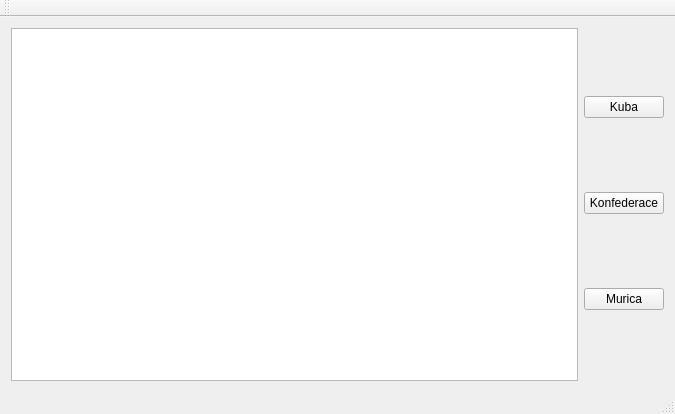
<?xml version="1.0" encoding="UTF-8"?>
<ui version="4.0">
 <class>MainWindow</class>
 <widget class="QMainWindow" name="MainWindow">
  <property name="geometry">
   <rect>
    <x>0</x>
    <y>0</y>
    <width>675</width>
    <height>414</height>
   </rect>
  </property>
  <property name="windowTitle">
   <string>MainWindow</string>
  </property>
  <widget class="QWidget" name="centralWidget">
   <layout class="QGridLayout" name="gridLayout">
    <item row="0" column="1">
     <layout class="QVBoxLayout" name="verticalLayout">
      <property name="sizeConstraint">
       <enum>QLayout::SetDefaultConstraint</enum>
      </property>
      <property name="bottomMargin">
       <number>0</number>
      </property>
      <item>
       <widget class="QPushButton" name="kuba">
        <property name="text">
         <string>Kuba</string>
        </property>
       </widget>
      </item>
      <item>
       <widget class="QPushButton" name="jizanska">
        <property name="text">
         <string>Konfederace</string>
        </property>
       </widget>
      </item>
      <item>
       <widget class="QPushButton" name="muricaButton">
        <property name="text">
         <string>Murica</string>
        </property>
       </widget>
      </item>
     </layout>
    </item>
    <item row="0" column="0">
     <widget class="QGraphicsView" name="view"/>
    </item>
   </layout>
  </widget>
  <widget class="QMenuBar" name="menuBar">
   <property name="geometry">
    <rect>
     <x>0</x>
     <y>0</y>
     <width>675</width>
     <height>21</height>
    </rect>
   </property>
  </widget>
  <widget class="QToolBar" name="mainToolBar">
   <attribute name="toolBarArea">
    <enum>TopToolBarArea</enum>
   </attribute>
   <attribute name="toolBarBreak">
    <bool>false</bool>
   </attribute>
  </widget>
  <widget class="QStatusBar" name="statusBar"/>
 </widget>
 <layoutdefault spacing="6" margin="11"/>
 <resources/>
 <connections/>
</ui>
